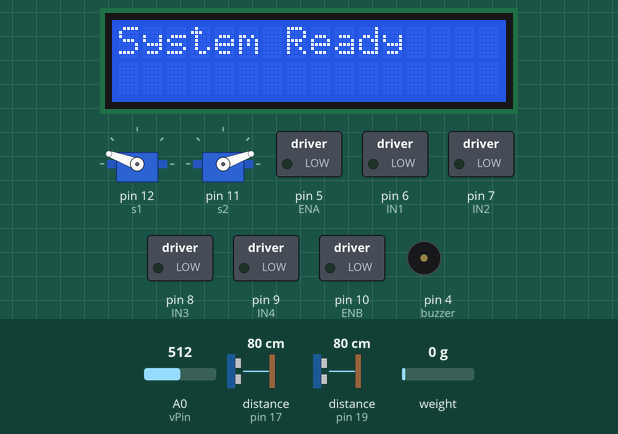
Simulated run of this sketch. Board: Arduino Uno, built with avr-gcc and run on an emulated ATmega328P. Shown: 2 × servo, 16×2 character LCD, switched loads named in the sketch (green lamp = pin HIGH), buzzer (waves = sounding). Wiring (inferred from the names in the program): 2 × ultrasonic range finder: trigger pin 16, echo pin 17 / trigger pin 18, echo pin 19. Dashed ring = blinking. The inputs (shaded band) are chosen by the test bench; at power-on: distance to the obstacle (sensors on pin 19, pin 17) 80 cm, A0 (vPin) = 512, weight on the scale 0 g. The echo pulse lasts 58.3 µs per cm; pins used as bus, display or sensor lines are not drawn.

Above: at 1.2 s.
At 3.3 s:
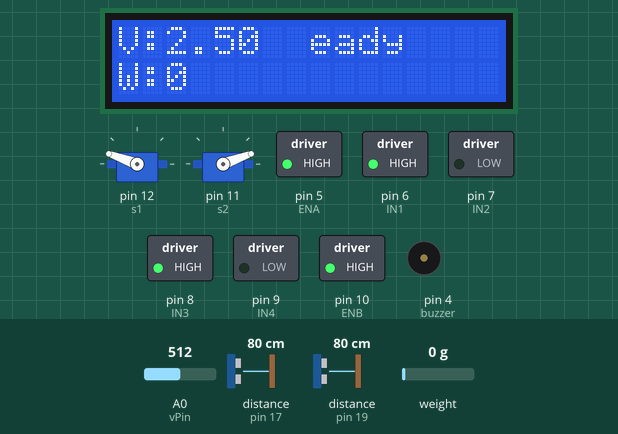
3.4 s: distance to the obstacle (sensor on pin 19) set to 40 cm
4.9 s: distance to the obstacle (sensor on pin 19) set to 33 cm
At 7.2 s:
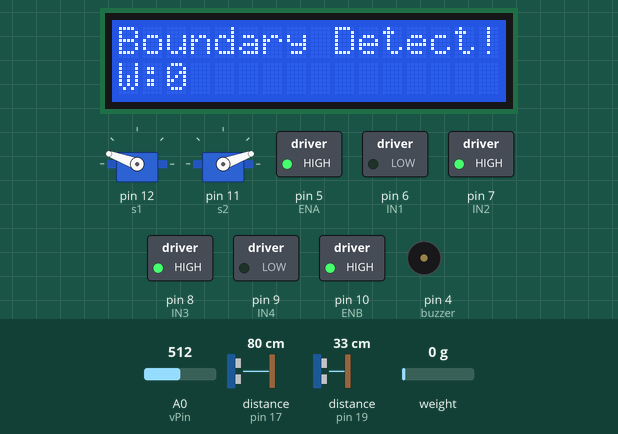
7.5 s: distance to the obstacle (sensor on pin 17) set to 24 cm
10.0 s: distance to the obstacle (sensor on pin 17) set to 19 cm
At 16.3 s:
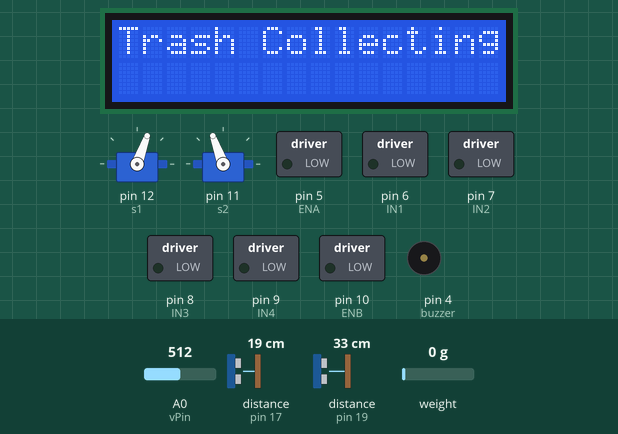
20.9 s: distance to the obstacle (sensor on pin 17) set to 35 cm
At 23.1 s:
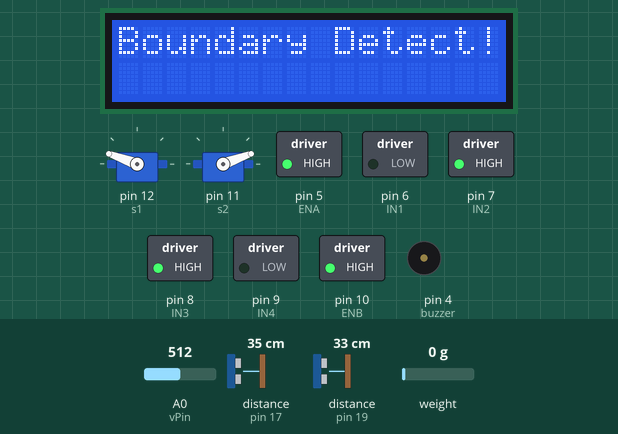
Timing chart, 0 to 29.9 s (numbered marks = the images above; inputs shaded):
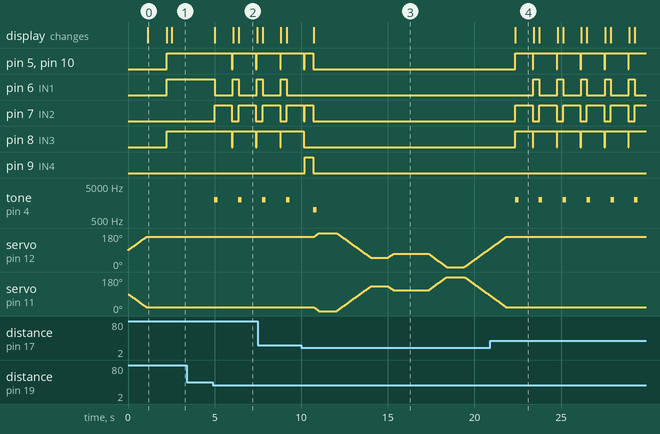

Measured:
- the behaviour switches between 37 and 36 cm on distance to the obstacle (sensor on pin 19) (found by bisection; images 1 and 2)
- the behaviour switches between 22 and 21 cm on distance to the obstacle (sensor on pin 17) (found by bisection; images 2 and 3)
- after the input at 3.4 s, every drawn part: stays the same
- after the input at 4.9 s, pin 5 (ENA): alternates HIGH for 1.3 s and LOW for 0.06 s, starting after 1.1 s; pin 6 (IN1): alternates HIGH for 0.33 s and LOW for 1.1 s, starting after 0.09 s
- after the input at 10.0 s, pin 6 (IN1): stops changing and stays LOW; pin 8 (IN3): goes on until 10.2 s, then stays LOW; pin 9 (IN4): LOW → HIGH after 0.19 s, → LOW 0.50 s later; the display: changes after 0.71 s (image 3)
- after the input at 20.9 s, pin 6 (IN1): alternates HIGH for 0.33 s and LOW for 1.0 s, starting after 2.5 s; pin 9 (IN4): stays LOW (without the input it goes to HIGH after 2.5 s); servo on pin 12 (s1): goes on until 21.8 s, then stays 160°; servo on pin 11 (s2): goes on until 21.8 s, then stays 20°
- what the display in image 0 shows lasts 1.0 s, from 1.2 s to 2.2 s

The sketch:

trash_collector_robot_for__river_final_code.ino
```cpp
#include <Servo.h>
#include <HX711.h>
#include <Wire.h>
#include <LiquidCrystal_I2C.h>

//define servo motors
Servo s1, s2;

//control(L298N Motor Driver)
int ENA=5, IN1=6, IN2=7; //Left Motor
int ENB=10, IN3=8, IN4=9; //right Motor

//Load Cell
#define DT 14
#define SCK 15
HX711 scale;

//Boundry Detection sensor
#define trig1 16
#define echo1 17
#define trig2 18
#define echo2 19

//Buzer
#define buzzer 4

//voltage Sensor
#define vPin A0


//LCD
LiquidCrystal_I2C lcd(0x27,16,2);

const int spd=255; //Moter Speed
const int stepDelay=15; //delay for removing extra water

long lastWeight=0;

//setup servo motor
void setup(){
  s1.attach(12);
  s2.attach(11);
  moveArm(160);

//ultrasonics setup
  pinMode(ENA,OUTPUT); pinMode(IN1,OUTPUT); pinMode(IN2,OUTPUT);
  pinMode(ENB,OUTPUT); pinMode(IN3,OUTPUT); pinMode(IN4,OUTPUT);

//initialize load cell
  scale.begin(DT,SCK);

  pinMode(trig1,OUTPUT); pinMode(echo1,INPUT);
  pinMode(trig2,OUTPUT); pinMode(echo2,INPUT);

  pinMode(buzzer,OUTPUT);

//LCD setup
  lcd.init();
  lcd.backlight();
  lcd.setCursor(0,0);
  lcd.print("System Ready");
  delay(1000);
}

void loop(){
  static bool busy=false;

//read distence
  int d1=busy?999:dist(trig1,echo1); //trash detector
  int d2=busy?999:dist(trig2,echo2); //Boundry check

//trash sensor to 20cm>x
  if(d1>20||d1==0){
    forward();
    show();
  }

  //stop,move little back and collect
  else if(d1<=20&&d1>=10){
    busy=true;
    stopM();
    backward();
    delay(500);
    stopM();
    collect();
    busy=false;
  }

//boundry detect
  if(d2<=35&&d2>=30){
    buzz(2);
    lcd.setCursor(0,0);
    lcd.print("Boundary Detect! ");
    left();
    delay(1000);
    stopM();
  }
}

//arm controling
void moveArm(int angle){
  int c1=s1.read();
  int c2=s2.read();
  if(c1<angle){
    for(int a=c1;a<=angle;a++){
      s1.write(a);
      s2.write(180-a);
      delay(stepDelay);
    }
  } else {
    for(int a=c1;a>=angle;a--){
      s1.write(a);
      s2.write(180-a);
      delay(stepDelay);
    }
  }
}

void forward(){ motor(HIGH,LOW,HIGH,LOW,spd,spd); }
void backward(){ motor(LOW,HIGH,LOW,HIGH,spd,spd); }
void left(){ motor(LOW,HIGH,HIGH,LOW,spd,spd); }
void right(){ motor(HIGH,LOW,LOW,HIGH,spd,spd); }
void stopM(){ motor(LOW,LOW,LOW,LOW,0,0); }

void motor(int i1,int i2,int i3,int i4,int sA,int sB){
  digitalWrite(IN1,i1); digitalWrite(IN2,i2);
  digitalWrite(IN3,i3); digitalWrite(IN4,i4);
  analogWrite(ENA,sA);
  analogWrite(ENB,sB);
}

long dist(int t,int e){
  long r[5];
  for(int i=0;i<5;i++){
    digitalWrite(t,LOW); delayMicroseconds(2);
    digitalWrite(t,HIGH); delayMicroseconds(10);
    digitalWrite(t,LOW);
    long d=pulseIn(e,HIGH,30000)*0.034/2;
    r[i]=(d>0&&d<400)?d:999;
    delay(2);
  }
  for(int i=0;i<4;i++){
    for(int j=i+1;j<5;j++){
      if(r[j]<r[i]){ long tmp=r[i]; r[i]=r[j]; r[j]=tmp; }
    }
  }
  return r[2];
}

void buzz(int m){
  if(m==1) tone(buzzer,1000,200);
  else if(m==2) tone(buzzer,2000,200);
}

void collect(){
  buzz(1);
  lcd.clear();
  lcd.setCursor(0,0);
  lcd.print("Trash Collecting");
  moveArm(180);
  delay(1000);
  moveArm(50);
  delay(1000);
  moveArm(70);
  delay(2000);
  moveArm(0);
  delay(1000);
  moveArm(160);
  delay(500);
}

void show(){
  lcd.setCursor(0,0);
  int val=analogRead(vPin);
  float v=val*(5.0/1023.0);
  lcd.print("V:"); lcd.print(v,2); lcd.print("  ");
  if(millis()-lastWeight>1000){
    lastWeight=millis();
    if(scale.is_ready()){
      long r=scale.get_units(3);
      lcd.setCursor(0,1);
      lcd.print("W:"); lcd.print(r); lcd.print("    ");
    }
  }
}
```
